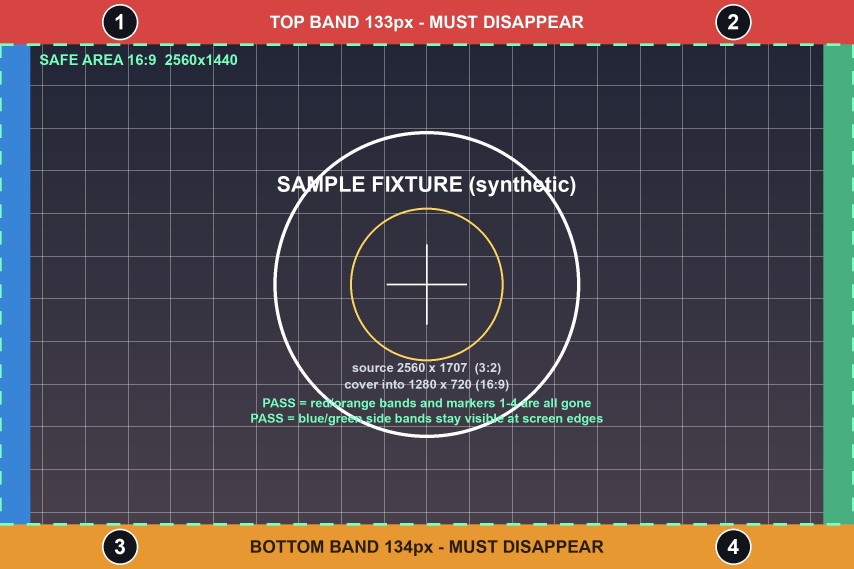
#> input picture native-display/assets/fixtures/sample-photo.jpg, 2560 x 1707 px (shown at 1/3 size)
$ python -i quality.py   (imports and definitions only)
#> lines starting #> are read from the running program, lines starting #| are printed output that depends on the picture
### app/geoframe/config.py
"""定数・環境変数（server.py L56-L174 より移動）"""
import ipaddress
import os
import socket
import sys
from pathlib import Path

try:
    from PIL import ExifTags, Image, ImageOps
except ImportError:
    sys.exit("Pillow が必要です:  pip install Pillow")

HEIC = False
try:
    from pillow_heif import register_heif_opener
    register_heif_opener()
#> (this line was passed over: pillow_heif is not available in this run)
    HEIC = True
except ImportError:
    pass

# ============================================================
# 設定
# ============================================================
# ※このファイルは app/geoframe/ にあるため、server.py 時代と同じ app/ を
#   指すよう parent を1段追加している（元: Path(__file__).parent.resolve()）
ROOT = Path(__file__).parent.parent.resolve()


def load_dotenv():
    """app/.env の KEY=VALUE を環境変数へ（既存の環境変数が優先）"""
    f = ROOT / ".env"
    if f.exists():
        for line in f.read_text(encoding="utf-8").splitlines():
            line = line.strip()
            if line and not line.startswith("#") and "=" in line:
                k, v = line.split("=", 1)
                os.environ.setdefault(k.strip(), v.strip().strip('"').strip("'"))


load_dotenv()

# ============================================================
# データルート（コードとデータの分離）
# ------------------------------------------------------------
# ソース（geoframe/ static/ vendor/）は ROOT 配下、書き換わるデータ
# （catalog.db・derivatives/・photos/・各種キャッシュ）は DATA_DIR 配下に置く。
# 本番では GEOFRAME_DATA_DIR=/var/lib/geoframe のようにデータだけ別の場所へ移せる。
# ※.env の読み込みは ROOT 側のまま。DATA_DIR は .env で指定できる必要があり、
#   .env を DATA_DIR 配下に置くと「読むために DATA_DIR が要る」鶏卵になるため。
# ※derivatives/ photos/ blog_exports/ というディレクトリ名は変更しないこと。
#   DBの display 列が「DATA_DIR/display＝実ファイル」かつ「/display＝配信URL」の
#   二重の意味を持っており、名前を変えると既存の全行が解決不能になる。
DATA_DIR = Path(os.environ.get("GEOFRAME_DATA_DIR") or ROOT / "var").resolve()

# ※PHOTOS_DIR は DATA_DIR 配下であること（drive.py が relative_to(DATA_DIR) で
#   DBに入れる相対パスを作るため、外に出すと索引できない）
PHOTOS_DIR = (DATA_DIR / os.environ.get("GEOFRAME_PHOTOS_DIR", "photos")).resolve()
DB_PATH = DATA_DIR / "catalog.db"
DERIV_DIR = DATA_DIR / "derivatives"
# Drive原本の一時ダウンロード先。以前は derivatives/ 配下に .dl_<drive_id> という名前で
# 置いていたが、そこは静的配信の許可prefix（/derivatives/）の内側なので、
# GET /derivatives/.dl_<drive_id> でフル解像度・EXIF完全保持の原本
# （GPS座標・カメラ機体シリアル・原撮影時刻を含む）がそのまま配信できてしまっていた。
# 許可prefixの外に出すことで、配信経路から構造的に外す。
# ※DATA_DIR配下（＝derivatives/ と同一ファイルシステム）に置くこと。
#   tempfile.gettempdir() 配下だと別デバイスになりうるため、
#   将来 os.replace でderivativeへ差し替える実装にした際に跨デバイスで失敗する
TMP_DIR = DATA_DIR / "tmp"
CACHE_FILE = DATA_DIR / ".cache.json"      # 地理院ジオコーダ結果の永続キャッシュ
# HTTPの待ち受けポート
PORT = int(os.environ.get("GEOFRAME_PORT", "8080"))
# 開発時は GEOFRAME_HOST=127.0.0.1 でこの端末だけに限定できる。
# 実機の家庭内LAN配信は従来互換の 0.0.0.0 を既定とする。
HOST = os.environ.get("GEOFRAME_HOST", "0.0.0.0")
EXTS = {".jpg", ".jpeg", ".png", ".tif", ".tiff"} | ({".heic", ".heif"} if HEIC else set())
DERIV_PX = 2560
# 同期1サイクルで取り込む写真の枚数。初回のDrive全件取り込みもこの数ずつ進む
FETCH_PER_CYCLE = int(os.environ.get("GEOFRAME_FETCH_PER_CYCLE", "25"))
# 品質解析も同期1サイクルで処理量を制限する。未指定時はderivative生成数と揃え、
# 通常運用では新しく取り込んだ分を同じサイクル内で追いつけるようにする。
QUALITY_PER_CYCLE = int(os.environ.get("GEOFRAME_QUALITY_PER_CYCLE", str(FETCH_PER_CYCLE)))
# AI写真選定はDrive同期と別スレッドで少量ずつ進める。無効化する場合だけ0を指定する。
AI_ENABLED = os.environ.get("GEOFRAME_AI_ENABLED", "1") == "1"
# AI選定の1サイクルでembeddingする枚数
AI_EMBED_PER_CYCLE = int(os.environ.get("GEOFRAME_AI_EMBED_PER_CYCLE", "12"))
# AI選定の1サイクルでGemini比較まで進めるグループ数
AI_JUDGE_PER_CYCLE = int(os.environ.get("GEOFRAME_AI_JUDGE_PER_CYCLE", "2"))
# ai_workerが次のサイクルまで待つ秒数。30秒未満は30秒へ切り上げる
AI_POLL_S = max(30.0, float(os.environ.get("GEOFRAME_AI_POLL_S", "60")))
# 同一場面候補とみなす撮影時刻の窓（分）。この範囲内の写真だけを類似比較する
AI_TIME_WINDOW_MIN = float(os.environ.get("GEOFRAME_AI_TIME_WINDOW_MIN", "15"))
# 画像と検索語のembeddingを計算する場所。gemini=Agent PlatformのGemini Embedding 2、
# local=このサーバーのCPUでembeddinggemma-2（写真をGoogleへ送らない。requirements-local-ai.txtが必要）
EMBED_BACKEND = os.environ.get("GEOFRAME_EMBED_BACKEND", "gemini").strip().lower()
if EMBED_BACKEND not in ("gemini", "local"):
    print(f"[config] GEOFRAME_EMBED_BACKEND={EMBED_BACKEND!r} は不正なのでgeminiを使います",
          file=sys.stderr)
    EMBED_BACKEND = "gemini"
# localのembeddinggemma-2のモデルディレクトリ。起動時にネットワークから取得しないため、
# サービスから読める場所（既定はデータディレクトリの下）へ事前に置く
LOCAL_EMBED_MODEL_DIR = Path(os.environ.get("GEOFRAME_LOCAL_EMBED_MODEL_DIR")
                             or DATA_DIR / "models" / "embeddinggemma-2")
# localのembeddingに使うCPUスレッド数。同じPCの他の処理と分け合う
LOCAL_EMBED_THREADS = max(1, int(os.environ.get("GEOFRAME_LOCAL_EMBED_THREADS", "4")))
# 同一場面候補とみなすembeddingのcosine類似度しきい値。既定はモデルごとに違う
# （embeddinggemma-2の0.83は、実写真でGemini Embedding 2の0.82と同じ分位点に当たる値）
AI_SIMILARITY = float(os.environ.get("GEOFRAME_AI_SIMILARITY")
                      or ("0.83" if EMBED_BACKEND == "local" else "0.82"))
# 検索結果で「同じ構図」に畳むcosine類似度しきい値。既定はモデルごとに違う。
# RustはT4.4bから対応し、0〜1の有限数のみ受け付ける
AI_VISUAL_SIMILARITY = float(os.environ.get("GEOFRAME_AI_VISUAL_SIMILARITY")
                             or ("0.91" if EMBED_BACKEND == "local" else "0.90"))
# 同一場面グループの中の順位に使う学習済みモデル（JSON）。無ければ鮮明度・露出などの
# 固定の式で順位を付ける。家庭の写真の評価から作るため、リポジトリには入れない
RANK_MODEL_PATH = Path(os.environ.get("GEOFRAME_RANK_MODEL")
                       or DATA_DIR / "models" / "rank_model.json")
# 1グループでGemini比較に回す最大枚数（2〜6へクランプ）
AI_SHORTLIST_MAX = max(2, min(6, int(os.environ.get("GEOFRAME_AI_SHORTLIST_MAX", "6"))))
# Gemini比較で写真を順位どおりでなく並べ替えて見せるグループの割合（0〜1）。Geminiは最初に
# 見せた写真を推奨しやすいため、一部をgroup_idから決まる順に並べ替え、偏りのない判定を
# 順位付けの学習と確認に使う
AI_JUDGE_SHUFFLE_RATE = max(0.0, min(1.0, float(os.environ.get("GEOFRAME_AI_JUDGE_SHUFFLE_RATE", "0.2"))))
# 位置なし写真の撮影地候補（loc_suggest.py）を作るか。AI_ENABLED=1のときだけ動く。0で止める
LOC_SUGGEST_ENABLED = os.environ.get("GEOFRAME_LOC_SUGGEST", "1") == "1"
# 撮影地の手がかりの有無を判定するDecisionサーバー（gpu-evalの常駐のd3-lite）。既定は同じ機体の
# LAN入口（Caddy）経由で、呼び出し元の名前を`X-Client-Name`で伝える。応答しない間は
# Geminiへ写真を送らない（家の中のペット写真などを外へ出さないための関門）
DECISION_URL = os.environ.get("GEOFRAME_DECISION_URL", "http://127.0.0.1:8100/llm-decision").rstrip("/")
# 撮影地を推定するGeminiモデル。3.1-flash-liteは店名から所在地を決めつけやすかったため3.8-flashを使う
LOC_SUGGEST_MODEL = os.environ.get("GEOFRAME_LOC_SUGGEST_MODEL", "gemini-3.8-flash")
# 1サイクルでDecisionに判定させる写真の枚数（1枚0.6秒前後）
LOC_SUGGEST_CLUE_PER_CYCLE = int(os.environ.get("GEOFRAME_LOC_SUGGEST_CLUE_PER_CYCLE", "60"))
# 1サイクルでGeminiに撮影地を推定させる日の数（1回20秒前後）
LOC_SUGGEST_GEMINI_PER_CYCLE = int(os.environ.get("GEOFRAME_LOC_SUGGEST_GEMINI_PER_CYCLE", "2"))
# /api/ai/search の流量上限（分あたり）。LAN内の任意ページから連打GETで
# 全embedding行の毎回フルスキャン（3テーブルJOIN、グローバルDBロック内）を
# 誘発できるため、tiles.pyのスライディング窓と同型で抑制する。
AI_SEARCH_PER_MIN = int(os.environ.get("GEOFRAME_AI_SEARCH_PER_MIN", "30"))

# Google Driveサービスアカウント鍵JSONのパス（ROOT＝app/ からの相対）
DRIVE_KEY = ROOT / os.environ.get("GEOFRAME_DRIVE_KEY", "drive_key.json")
# 取り込み対象のDriveフォルダ名
DRIVE_FOLDER = os.environ.get("GEOFRAME_DRIVE_FOLDER", "GeoFrame")
# Driveの変更確認間隔（分）。値は秒へ換算して使う
DRIVE_POLL_S = float(os.environ.get("GEOFRAME_DRIVE_POLL_MIN", "10")) * 60
DRIVE_MIMES = ("image/jpeg", "image/png", "image/heic", "image/heif", "image/tiff")

# 位置推定の錨に使う撮影時刻の窓（分）。この範囲内の位置つき写真から推定する
INFER_WINDOW_S = float(os.environ.get("GEOFRAME_INFER_MIN", "15")) * 60
# カメラ時計のずれ補正（分）。撮影時刻が恒常的にずれる機体で調整する
INFER_OFFSET_S = float(os.environ.get("GEOFRAME_INFER_OFFSET_MIN", "0")) * 60
# 位置推定の段階窓（秒）。近い窓ほど信頼できる推定。
# 1段目は従来どおり GEOFRAME_INFER_MIN で調整可能、2段目以降を固定で足している。
# 「同じ日に同じ場所に居た」程度の粗い推定でも、位置なしで死蔵させるよりは良いという方針。
# 実際にどの窓で当たったかは photos.infer_dt_s（錨との時間差・秒）に記録され、
# /admin で内訳を確認できる（loc_source は 'inferred' のまま＝表示側の互換を壊さない）。
INFER_WINDOWS_S = sorted({INFER_WINDOW_S, 2 * 3600, 12 * 3600})

# 8地方区分（管理画面の都道府県選択の正本）
PREF_REGIONS = {
    "北海道地方": ["北海道"],
    "東北地方": ["青森県", "岩手県", "宮城県", "秋田県", "山形県", "福島県"],
    "関東地方": ["茨城県", "栃木県", "群馬県", "埼玉県", "千葉県", "東京都", "神奈川県"],
    "中部地方": ["新潟県", "富山県", "石川県", "福井県", "山梨県", "長野県",
                "岐阜県", "静岡県", "愛知県"],
    "近畿地方": ["三重県", "滋賀県", "京都府", "大阪府", "兵庫県", "奈良県", "和歌山県"],
    "中国地方": ["鳥取県", "島根県", "岡山県", "広島県", "山口県"],
    "四国地方": ["徳島県", "香川県", "愛媛県", "高知県"],
    "九州・沖縄地方": ["福岡県", "佐賀県", "長崎県", "熊本県", "大分県",
                     "宮崎県", "鹿児島県", "沖縄県"],
}
JP_PREFS = [p for ps in PREF_REGIONS.values() for p in ps]   # 47件

# 背景地図タイルのプロキシ＋ローカルキャッシュ（管理ページの位置修正用の地図）
TILE_DIR = DATA_DIR / "tile_cache"
# layer -> (URLテンプレート, maxzoom, 上流への同時接続数)
TILE_SOURCES = {
    "osm": ("https://tile.openstreetmap.org/{z}/{x}/{y}.png", 19, 2),
    "gsi": ("https://cyberjapandata.gsi.go.jp/xyz/pale/{z}/{x}/{y}.png", 18, 4),
}
# OSM tile usage policy 準拠に必須。実運用では連絡先入り（例 "GeoFrame/0.1 (me@example.com)"）を
# GEOFRAME_TILE_UA に設定しておくこと。既定値のままだとブロックされうる。
# Rust版では地名検索（地理院・Nominatim）の User-Agent にも同じ値を使う（Python 版の地名検索は固定の`GeoFrame/0.2`）
TILE_UA = os.environ.get("GEOFRAME_TILE_UA", "GeoFrame/0.1 (personal photo frame)")
# タイルキャッシュの上限（全レイヤー共有）。容量を抑えたい場合は
# GEOFRAME_TILE_CACHE_MAX_MB で上書きする。
TILE_CACHE_MAX_MB = int(os.environ.get("GEOFRAME_TILE_CACHE_MAX_MB", "16384"))
# 上流フェッチ（＝キャッシュミス）だけを対象にした流量上限（枚/分）。キャッシュヒットは無制限。
# /tiles/ は無認証なので、LAN内の任意のWebページが <img src="http://<frame-ip>:8080/tiles/…">
# を大量に並べるだけで上流を叩かせられる（クロスオリジンの<img>はSOPで止まらない）。
# 上限に達したら上流へ行かず透明PNGを返すことで、OSM tile usage policy上の
# bulk downloading とみなされて自宅グローバルIPがBANされる事態とディスク枯渇を防ぐ。
# 既定240の根拠: コールド起動時の1画面が実測116枚。通常の初回描画＋パン1回分に
# 約2倍の余裕を持たせた値（gsiの上流同時接続4でも詰まらない）。
TILE_FETCH_PER_MIN = int(os.environ.get("GEOFRAME_TILE_FETCH_PER_MIN", "240"))

# ============================================================
# Host ヘッダ検証（DNSリバインディング対策）
# ------------------------------------------------------------
# このサーバーには認証が無いため、「ブラウザから見て同一オリジンかどうか」が
# 唯一の防壁になっている。ところが攻撃者が evil.example を8080番で運用し、
# DNSのTTLを極小にしてフレーム機のLAN IPへ再解決させると、ブラウザにとっての
# オリジンは evil.example:8080 のまま中身はこのサーバーになる（DNSリバインディング）。
# この状態では Origin も Host も evil.example:8080 で一致してしまうので、
# do_POST のCSRF2段構え（application/json必須＋Origin一致）は原理的にすり抜ける。
# 書き込みだけでなく GET /api/admin/photos の全件ダンプ（ファイル名・撮影時刻・
# lat/lon・地名・drive_id）や /derivatives/ の画像本体まで攻撃者のJSから読める。
#
# 対策は「Hostヘッダが自分の名前であること」の検証。実際の判定は
# handlers.Handler._host_ok（ルーティングより前の共通入口）で行う。
# ============================================================
def _detect_local_ips():
    """この機体が持つIPアドレス（起動ログの案内用。best-effort）。
    UDPソケットの connect は宛先へパケットを送らない（ルーティング表を引いて
    送信元アドレスを決めるだけ）ので、外部通信は実際には発生しない。
    宛先は TEST-NET-1 / ドキュメンテーション用プレフィクスの到達しないアドレス。
    ※検出に失敗しても機能上の影響は無い（IPリテラル宛は無条件に許可するため）"""
    ips = set()
    for family, probe in ((socket.AF_INET, ("192.0.2.1", 9)),
                          (socket.AF_INET6, ("2001:db8::1", 9))):
        try:
            s = socket.socket(family, socket.SOCK_DGRAM)
            try:
                s.connect(probe)
                ips.add(s.getsockname()[0])
            finally:
                s.close()
        except OSError:
            pass          # そのファミリの経路が無い環境（IPv6無効等）
    try:
        # 複数NICを持つ機体を拾うためホスト名の解決も足す（Pi等では /etc/hosts 参照）
        for info in socket.getaddrinfo(socket.gethostname(), None):
            ips.add(info[4][0])
    except Exception:
        pass              # mDNS環境で失敗しうる。ログの案内が減るだけなので黙って続行
    return {ip.split("%", 1)[0] for ip in ips}      # IPv6のゾーンID（%en0）を落とす


def _parse_allowed_hosts(raw):
    """GEOFRAME_ALLOWED_HOSTS（カンマ区切り）をホスト名の集合にする。
    'geoframe.local:8080' のようにポートが書かれていても無視する
    （ポートは PORT との一致で別途判定するため。サーバーはPORTでしか待ち受けない）"""
#> called with raw = ''
    out = set()
    for item in raw.split(","):
        h = item.strip().lower().rstrip(".")
        if not h:
            continue
        if h.startswith("["):                 # [::1]:8080 形式
            h = h[1:].split("]", 1)[0]
        elif h.count(":") == 1:               # name:port / 192.0.2.50:8080
            h = h.split(":", 1)[0]
        if h:
            out.add(h)
#> further down, picture is the input picture: PIL image 2560x1707 RGB; mean R, G, B 83.6, 73.6, 76.5
    return out


LOCAL_IPS = _detect_local_ips()
# 許可するホスト名。IPリテラル宛（192.0.2.7等）は_host_ok側で無条件に許可するため、
# ここには名前だけを入れる。GEOFRAME_ALLOWED_HOSTS はTailscaleや固定DNS名で
# 運用する場合の追加指定用（例: GEOFRAME_ALLOWED_HOSTS=geoframe.local:8080,frame.lan）
ALLOWED_HOST_NAMES = frozenset(
    {"localhost"} | _parse_allowed_hosts(os.environ.get("GEOFRAME_ALLOWED_HOSTS", "")))


# [17 lines left out: function allowed_hosts_note, not called in this run]

GSI_RGEO = "https://mreversegeocoder.gsi.go.jp/reverse-geocoder/LonLatToAddress?lat={lat}&lon={lon}"
GSI_ELEV = "https://cyberjapandata2.gsi.go.jp/general/dem/scripts/getelevation.php?lon={lon}&lat={lat}&outtype=JSON"
# 地名・住所検索（順ジオコーディング）。/admin の手動位置指定で「地名で近くまで飛ぶ」用途。
# まず地理院（国内の住所・地名）を引き、0件のときだけ Nominatim（OpenStreetMap・世界）へ回す。
# Nominatim は公開サーバーの利用規約（1秒1件まで・識別できるUser-Agent・結果のキャッシュ）
# に従う前提で、手動検索の補助にだけ使う。
GSI_GEOCODE = "https://msearch.gsi.go.jp/address-search/AddressSearch?q={q}"
NOMINATIM_SEARCH = ("https://nominatim.openstreetmap.org/search"
                    "?q={q}&format=jsonv2&limit={limit}&accept-language=ja")

### app/geoframe/quality.py
"""新規・更新写真だけを解析し、表示候補の品質順位を更新する。

画像からの特徴量抽出は同期サイクルごとに少量ずつ行う。全表示写真の特徴量が
そろった時だけ photo_quality を原子的に差し替えるため、途中結果で表示候補が
揺れたり、一時的に完全重複写真が復活したりしない。
"""
from __future__ import annotations

import hashlib
import json
import math
import statistics
from dataclasses import dataclass, field
from datetime import datetime
from pathlib import Path
from typing import Iterable

from PIL import Image, ImageFilter, ImageOps, ImageStat

from .config import DATA_DIR, QUALITY_PER_CYCLE
from .store import dbm, dbq, dbx, replace_photo_quality, setting_get, setting_set


PHASH_SIZE = 32
PHASH_LOW = 8
TIME_WINDOW_MIN = 3.0
PHASH_DISTANCE = 12
ALGORITHM = "poc-phash-v1:t3:h12"
_PHASH_COS = [
    [math.cos(math.pi * (2 * x + 1) * u / (2 * PHASH_SIZE)) for x in range(PHASH_SIZE)]
    for u in range(PHASH_LOW)
]


@dataclass
class Metrics:
    sharpness: float
    luminance: float
    exposure_score: float
    black_clip: float
    white_clip: float
    contrast: float


@dataclass
class QualityPhoto:
    id: int
    display: str
    source_md5: str | None
    source_mtime: float | None
    taken_at: str
    sha256: str
    phash: int
    metrics: Metrics
    captured: datetime | None = None
    score: float = 0.0
    reasons: list[str] = field(default_factory=list)
    issues: list[str] = field(default_factory=list)


class UnionFind:
    def __init__(self, size: int):
        self.parent = list(range(size))
        self.rank = [0] * size

    # [56 lines left out: functions find, union, parse_taken_at, sha256_file, perceptual_hash, not called in this run]


def _percentile(histogram: list[int], fraction: float, total: int) -> int:
    target, current = total * fraction, 0
    for index, count in enumerate(histogram):
        current += count
        if current >= target:
            return index
    return 255


def image_metrics(image: Image.Image) -> Metrics:
    work = image.copy()
    work.thumbnail((512, 512), Image.Resampling.LANCZOS)
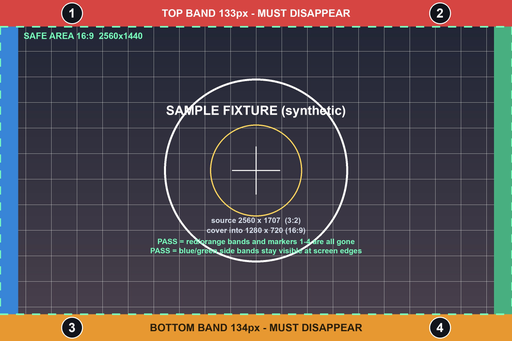
#> work: PIL image 512x341 RGB; mean R, G, B 83.6, 73.5, 76.5
    gray = work.convert("L")
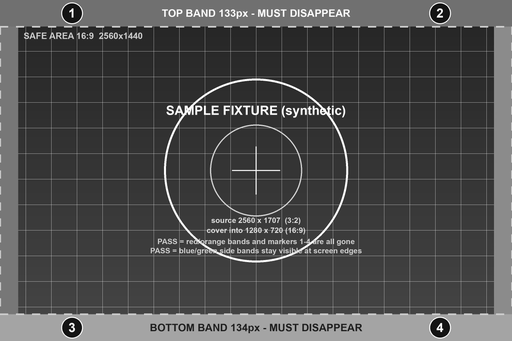
#> gray: PIL image 512x341 L; min 0, max 255, mean 76.9
    histogram = gray.histogram()
#> histogram = 256 values, max 9364 at index 112, min 6 at index 0, mean 682
    total = max(1, sum(histogram))
#> total = 174592
    luminance = sum(index * count for index, count in enumerate(histogram)) / total
#> luminance = 76.86
    black_clip = sum(histogram[:8]) / total
#> black_clip = 0.000825
    white_clip = sum(histogram[248:]) / total
#> white_clip = 0.00558
    contrast = float(_percentile(histogram, 0.95, total)
                     - _percentile(histogram, 0.05, total))
#> in _percentile, `target, current = total * fraction, 0`: target = 165862.4; current = 0
#> the loop in _percentile, `for index, count in enumerate(histogram):` made 165 passes
#> (count, current) on passes 1 to 3: (6, 6), (27, 33), (25, 58)
#> after the loop in _percentile, `for index, count in enumerate(histogram):`: current = 168335
#> the loop in _percentile, `for index, count in enumerate(histogram):` made 41 passes
#> (count, current) on passes 1 to 12: (6, 6), (27, 33), (25, 58), (24, 82), (21, 103), (18, 121), (10, 131), (13, 144), (11, 155), (27, 182), (21, 203), (11, 214)
#> after the loop in _percentile, `for index, count in enumerate(histogram):`: current = 12059
#> contrast = 124
    edge = gray.filter(ImageFilter.FIND_EDGES)
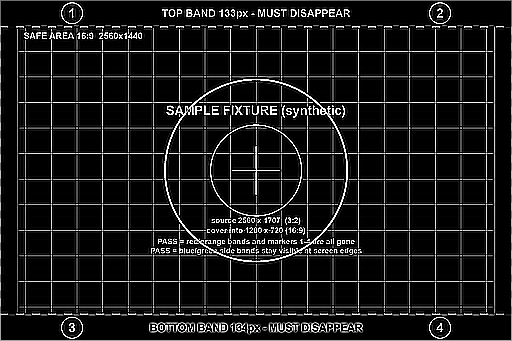
#> edge: PIL image 512x341 L; min 0, max 255, mean 24.7
    if edge.width > 8 and edge.height > 8:
        edge = edge.crop((4, 4, edge.width - 4, edge.height - 4))
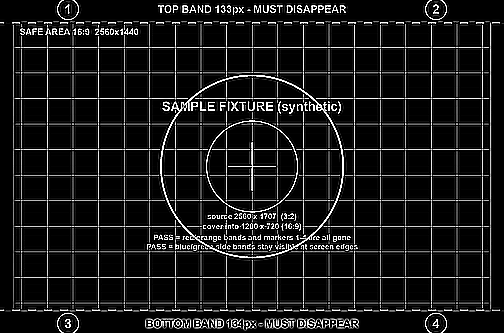
#> edge: PIL image 504x333 L; min 0, max 255, mean 24.1
    sharpness = math.log1p(ImageStat.Stat(edge).var[0])
#> sharpness = 8.29
    center_score = 100.0 * math.exp(-((luminance - 128.0) / 100.0) ** 2)
#> center_score = 76.99
    clip_penalty = min(55.0, (black_clip + white_clip) * 260.0)
#> clip_penalty = 1.67
    low_contrast_penalty = max(0.0, 45.0 - contrast) * 0.45
#> low_contrast_penalty = 0
    exposure_score = max(0.0, min(100.0,
                                  center_score - clip_penalty - low_contrast_penalty))
#> exposure_score = 75.32
    return Metrics(sharpness, luminance, exposure_score, black_clip, white_clip, contrast)


# [237 lines left out: functions analyze_path, _normalize, rank_group, build_quality_rows, _pending_rows, pending_count and 6 more, not called in this run]

>>> from PIL import Image
>>> picture = Image.open('../../native-display/assets/fixtures/sample-photo.jpg')
>>> result = image_metrics(picture)
